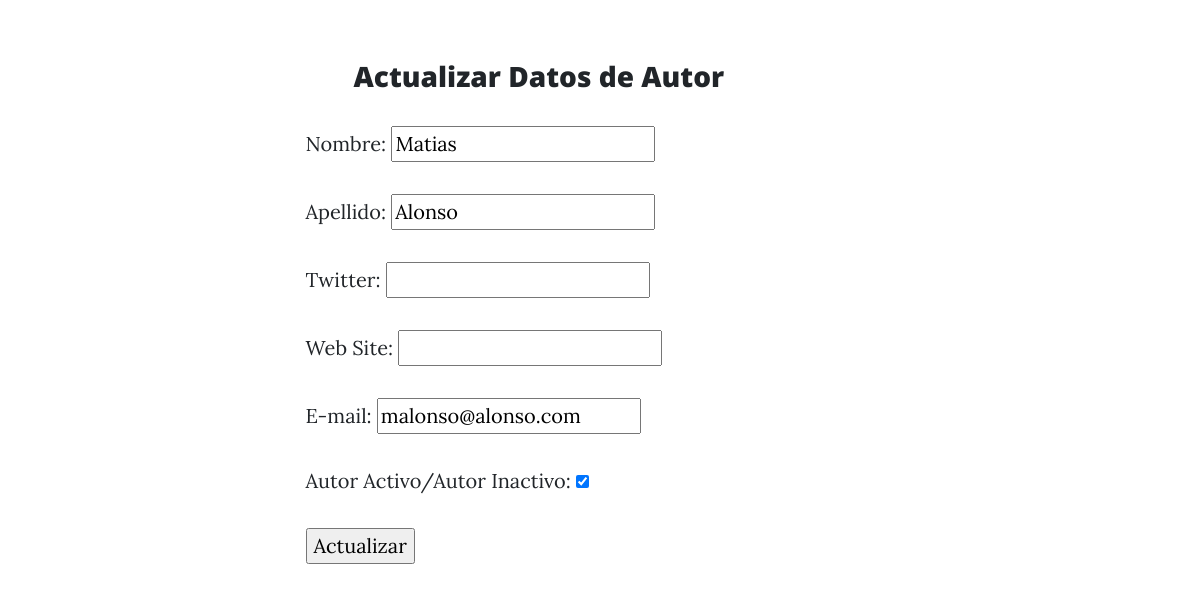
/autor/update/2 (signed in), run on the app's committed database.
### app_blog/models.py (models this page shows, shortened)
class Autor(Model):
    id = models.AutoField(primary_key = True)
    nombre = models.CharField('Nombre', max_length = 255, null = False, blank = False)
    apellido = models.CharField('Apellido', max_length = 255, null = False, blank = False)
    twitter = models.URLField('Twitter', null = True, blank = True)
    web = models.URLField('Web Site', null = True, blank = True)
    email = models.EmailField ('E-mail', null = False, blank = False)
    estado = models.BooleanField('Autor Activo/Autor Inactivo', default = True)
    fecha_creacion = models.DateField('Fecha de Creación', auto_now = False, auto_now_add = True)
    class Meta:
        verbose_name = 'Autor'
        verbose_name_plural = 'Autores'

### app_blog/views.py (the view)
# urls.py: path('autor/update/<pk>', login_required(autorUpdateView.as_view()),name='Actualizar Autor'),
class autorUpdateView(UpdateView):
    model = Autor
    success_url = reverse_lazy('Autores')
    fields = (
        'id',
        'nombre',
        'apellido',
        'twitter',
        'web',
        'email',
        'estado',
    )
    template_name = 'autor_update.html'

### templates/autor_update.html (shortened to what this page needs)
{% extends "padre.html" %}
{% load static %}
{% block contenido %}
<div class="container">
    <h3>Actualizar Datos de Autor</h3>
</div>
<form action="" method="POST" enctype="multipart/form-data">
    {{form.as_p}}
    <input type="submit" value="Actualizar">
</form>
{% endblock contenido %}

### data on the page
Autor: nombre "Matias", apellido "Alonso", email "malonso@alonso.com", estado "☑"
